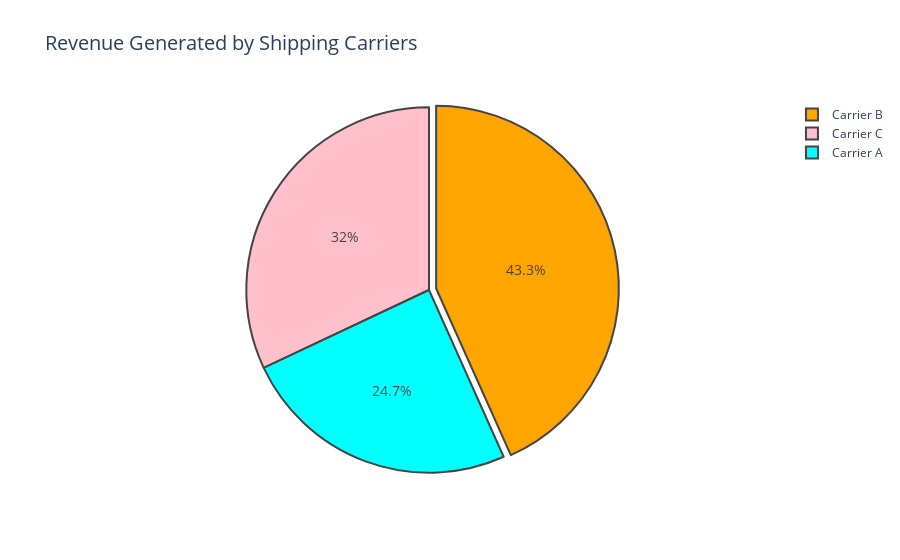
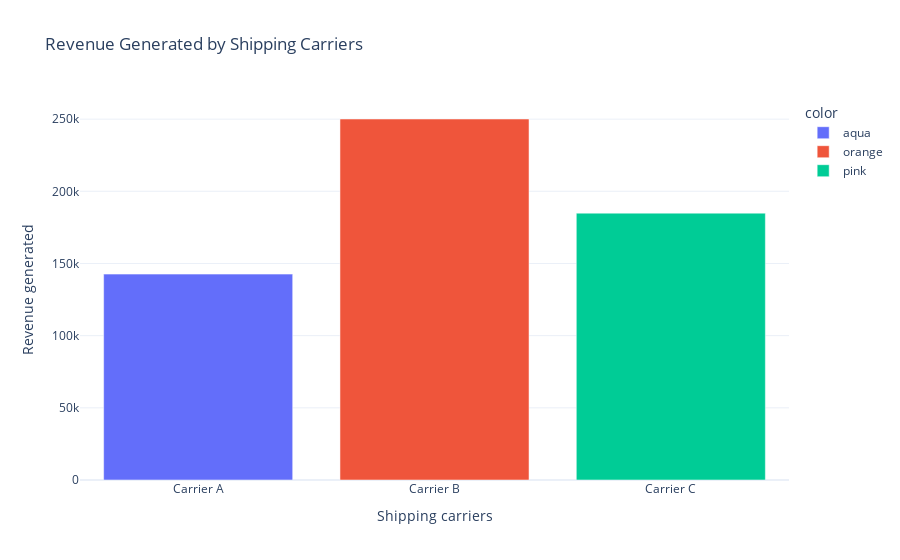

Notebook cell for these charts, in order:
### Code cell
label = revenue_by_shipping_carriers['Shipping carriers']
count = revenue_by_shipping_carriers['Revenue generated']
color = ['aqua', 'orange','pink']

fig = go.Figure(go.Pie(labels=label, values=count))
fig.update_layout(title = 'Revenue Generated by Shipping Carriers', titlefont_size=20)
fig.update_traces(marker_colors=color, marker_line_width=2, pull=[0,0.04,0], textfont_size=14)

fig2 = px.bar(revenue_by_shipping_carriers, x=label, y=count, title="Revenue Generated by Shipping Carriers", color=color)

fig.show()
fig2.show()

### Figure 1 — Plotly figure (JSON) as saved in the notebook; plotly's stock layout.template omitted (floating-point values rounded to 4 significant figures)
{"data": [{"labels": ["Carrier A", "Carrier B", "Carrier C"], "marker": {"colors": ["aqua", "orange", "pink"], "line": {"width": 2}}, "pull": [0, 0.04, 0], "textfont": {"size": 14}, "type": "pie", "values": [142600.0, 250100.0, 184900.0]}], "layout": {"title": {"font": {"size": 20}, "text": "Revenue Generated by Shipping Carriers"}}}

### Figure 2 — Plotly figure (JSON) as saved in the notebook; plotly's stock layout.template omitted (floating-point values rounded to 4 significant figures)
{"data": [{"alignmentgroup": "True", "hovertemplate": "color=aqua<br>Shipping carriers=%{x}<br>Revenue generated=%{y}<extra></extra>", "legendgroup": "aqua", "marker": {"color": "#636efa", "pattern": {"shape": ""}}, "name": "aqua", "offsetgroup": "aqua", "orientation": "v", "showlegend": true, "textposition": "auto", "type": "bar", "x": ["Carrier A"], "xaxis": "x", "y": [142600.0], "yaxis": "y"}, {"alignmentgroup": "True", "hovertemplate": "color=orange<br>Shipping carriers=%{x}<br>Revenue generated=%{y}<extra></extra>", "legendgroup": "orange", "marker": {"color": "#EF553B", "pattern": {"shape": ""}}, "name": "orange", "offsetgroup": "orange", "orientation": "v", "showlegend": true, "textposition": "auto", "type": "bar", "x": ["Carrier B"], "xaxis": "x", "y": [250100.0], "yaxis": "y"}, {"alignmentgroup": "True", "hovertemplate": "color=pink<br>Shipping carriers=%{x}<br>Revenue generated=%{y}<extra></extra>", "legendgroup": "pink", "marker": {"color": "#00cc96", "pattern": {"shape": ""}}, "name": "pink", "offsetgroup": "pink", "orientation": "v", "showlegend": true, "textposition": "auto", "type": "bar", "x": ["Carrier C"], "xaxis": "x", "y": [184900.0], "yaxis": "y"}], "layout": {"barmode": "relative", "legend": {"title": {"text": "color"}, "tracegroupgap": 0}, "title": {"text": "Revenue Generated by Shipping Carriers"}, "xaxis": {"anchor": "y", "domain": [0, 1], "title": {"text": "Shipping carriers"}}, "yaxis": {"anchor": "x", "domain": [0, 1], "title": {"text": "Revenue generated"}}}}
